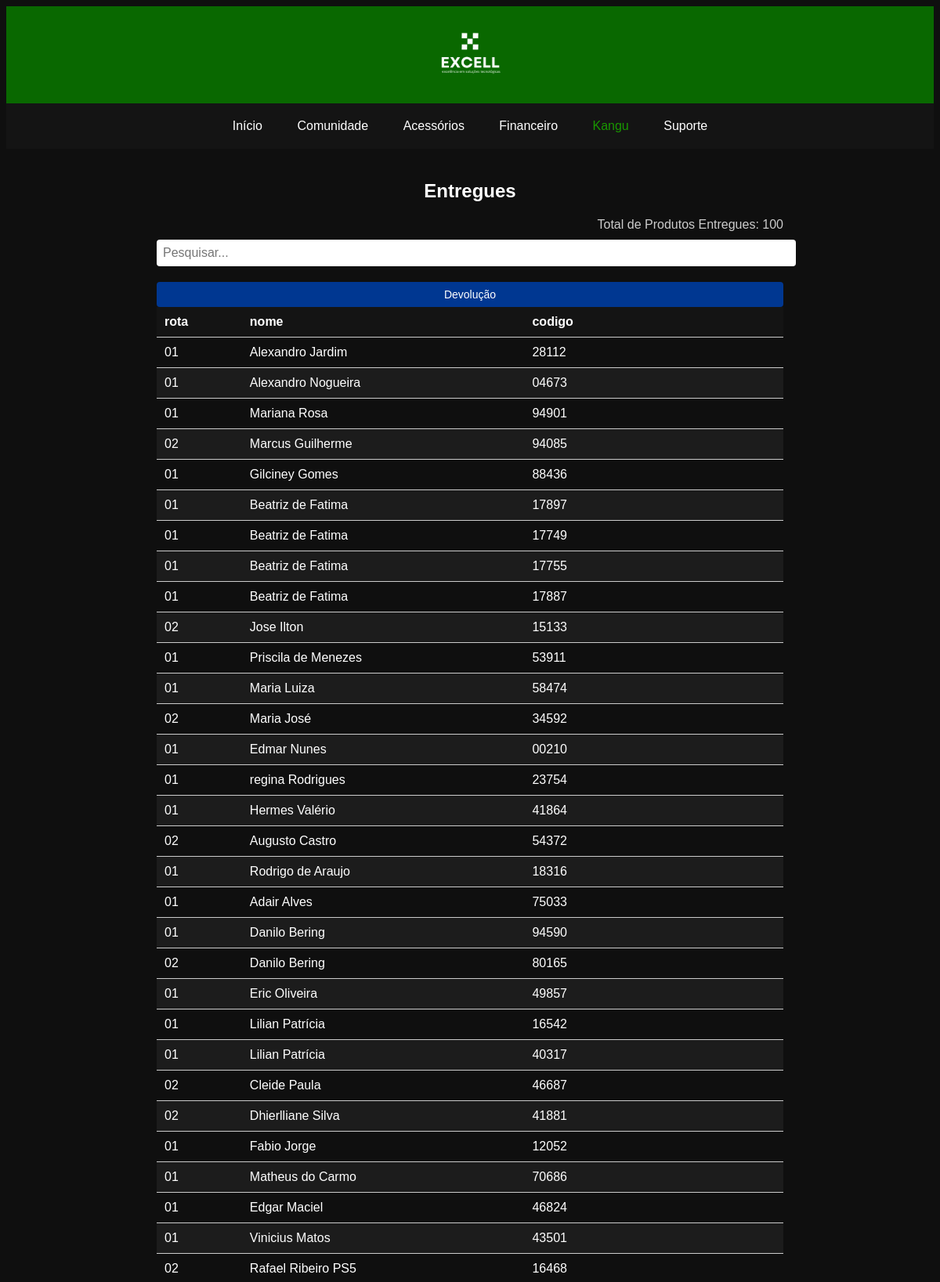
The page /excellsetup/entregues.php (signed in, upper part) on the database its author committed.
### tables this page shows
CREATE TABLE `entregues` (
  `id` int(11) NOT NULL,
  `rota` varchar(100) NOT NULL,
  `nome` varchar(100) NOT NULL,
  `codigo` varchar(100) NOT NULL
);

### excellsetup/entregues.php (the view, shortened to what this page needs)
<?php
include_once('bd/config.php');
$termoPesquisa = isset($_GET['pesquisa']) ? $_GET['pesquisa'] : '';
$sql = "SELECT * FROM entregues
        WHERE rota LIKE '%$termoPesquisa%'
        OR nome LIKE '%$termoPesquisa%'
        OR codigo LIKE '%$termoPesquisa%'
        ORDER BY id DESC";
$result = $conexao->query($sql);
$totalRows = mysqli_num_rows($result);
$registrosPesquisados = [];
while ($user_data = mysqli_fetch_assoc($result)) {
  $registrosPesquisados[] = $user_data;
}
?>
<!DOCTYPE html>
<html>
<head>
</head>
<body>
<header>
    <img class="logo" src="img/excelllogo.png" alt="PlayStation Logo">
  </header>
  <nav>
    <ul>
      <li><a href="base.php">Início</a></li>
      <li><a href="#">Comunidade</a></li>
      <li><a href="acessórios.php">Acessórios</a></li>
      <li><a href="financeiro.php">Financeiro</a></li>
      <li><a href="kangu.php" class="active">Kangu</a></li>
      <li><a href="#">Suporte</a></li>
    </ul>
  </nav>
  <section class="entries">
    <div class="m-5">
      <h2>Entregues</h2>
      <div class="product-count">
        <?php echo "Total de Produtos Entregues: " . $totalRows; ?>
      </div>
      <div class="search-bar">
        <input type="text" id="searchInput" placeholder="Pesquisar..." oninput="searchTable()">
      </div>
      <a href="devolucao.php" class="new-entry-btn btn btn-dark">Devolução</a>
    </div>
    <div class="table-responsive">
      <table class="table text-white table-bg table-sm" id="tabela-entregues">
        <thead class="thead-light">
          <tr>
            <th scope="col">rota</th>
            <th scope="col">nome</th>
            <th scope="col">codigo</th>
          </tr>
        </thead>
        <tbody>
          <?php
          foreach ($registrosPesquisados as $registro) {
            echo "<tr>";
            echo "<td>".$registro['rota']."</td>";
            echo "<td>".$registro['nome']."</td>";
            echo "<td>".$registro['codigo']."</td>";
            echo "</tr>";
          }
          ?>
        </tbody>
      </table>
    </div>
  </section>
</body>
</html>

### excellsetup/entregues.php (style rules this page uses)
body { font-family: Arial, sans-serif; background-color: #0f0f0f; color: #fff; }
header { background-color: #096800; padding: 10px; text-align: center; }
.logo { width: 100px; }
nav { background-color: #141414; padding: 10px 0; text-align: center; }
nav ul { list-style-type: none; margin: 0; padding: 0; }
nav ul li { display: inline-block; }
nav ul li a { color: #fff; display: block; padding: 10px 20px; text-decoration: none; transition: background-color 0.3s; }
.active { color: rgb(25, 151, 0); }
.entries { padding: 20px; max-width: 800px; margin: 0 auto; }
.entries h2 { font-size: 24px; margin-bottom: 20px; text-align: center; }
.table-responsive { overflow-x: auto; }
.table { width: 100%; border-collapse: collapse; }
.table th, .table td { padding: 10px; border-bottom: 1px solid #ccc; text-align: left; }
.table thead th { background-color: #141414; color: #fff; }
.table tbody tr:nth-child(even) { background-color: #1c1c1c; }
.btn { display: inline-block; padding: 8px 16px; font-size: 14px; text-align: center; text-decoration: none; border-radius: 4px; transition: background-color 0.3s ease; }
.btn-dark { background-color: #003791; color: #fff; border: none; }
.search-bar { margin-bottom: 20px; }
.search-bar input[type="text"] { width: 100%; padding: 8px; font-size: 16px; border-radius: 4px; border: none; }
.product-count { margin-bottom: 10px; text-align: right; color: #ccc; }
.new-entry-btn { display: block; text-align: center; margin-top: 20px; }

### rows shown on the page
entregues: rota "01", nome "Alexandro Jardim", codigo "28112"
entregues: rota "01", nome "Alexandro Nogueira", codigo "04673"
entregues: rota "01", nome "Mariana Rosa", codigo "94901"
entregues: rota "02", nome "Marcus Guilherme", codigo "94085"
entregues: rota "01", nome "Gilciney Gomes", codigo "88436"
entregues: rota "01", nome "Beatriz de Fatima", codigo "17897"
entregues: rota "01", nome "Beatriz de Fatima", codigo "17749"
entregues: rota "01", nome "Beatriz de Fatima", codigo "17755"
entregues: rota "01", nome "Beatriz de Fatima", codigo "17887"
entregues: rota "02", nome "Jose Ilton", codigo "15133"
entregues: rota "01", nome "Priscila de Menezes", codigo "53911"
entregues: rota "01", nome "Maria Luiza", codigo "58474"
entregues: rota "02", nome "Maria José", codigo "34592"
entregues: rota "01", nome "Edmar Nunes", codigo "00210"
entregues: rota "01", nome "regina Rodrigues", codigo "23754"
entregues: rota "01", nome "Hermes Valério", codigo "41864"
entregues: rota "02", nome "Augusto Castro", codigo "54372"
entregues: rota "01", nome "Rodrigo de Araujo", codigo "18316"
entregues: rota "01", nome "Adair Alves", codigo "75033"
entregues: rota "01", nome "Danilo Bering", codigo "94590"
entregues: rota "02", nome "Danilo Bering", codigo "80165"
entregues: rota "01", nome "Eric Oliveira", codigo "49857"
entregues: rota "01", nome "Lilian Patrícia", codigo "16542"
entregues: rota "01", nome "Lilian Patrícia", codigo "40317"
entregues: rota "02", nome "Cleide Paula", codigo "46687"
entregues: rota "02", nome "Dhierlliane Silva", codigo "41881"
entregues: rota "01", nome "Fabio Jorge", codigo "12052"
entregues: rota "01", nome "Matheus do Carmo", codigo "70686"
entregues: rota "01", nome "Edgar Maciel", codigo "46824"
entregues: rota "01", nome "Vinicius Matos", codigo "43501"
entregues: rota "02", nome "Rafael Ribeiro PS5", codigo "16468"

### other values the page prints
$totalRows "100"
